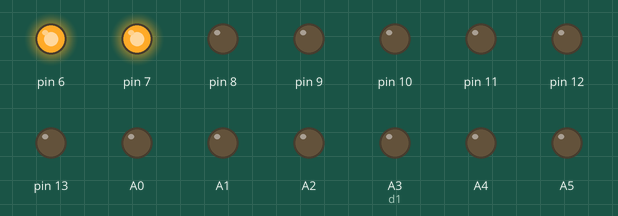
Bench run of a sketch on a simulated Arduino Uno, built with avr-gcc and run on an emulated ATmega328P. Parts: output pins drawn as LEDs (lit = HIGH).

Above: at 0.1 s.
At 5.1 s:
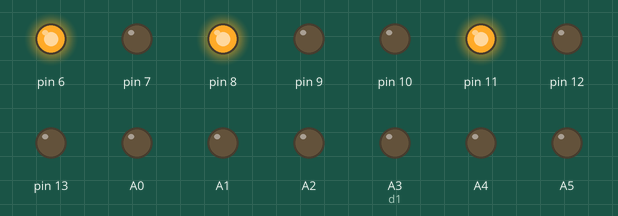
At 9.1 s:
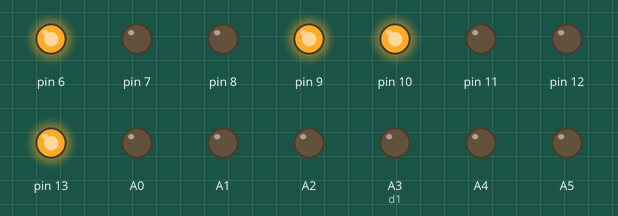
At 17.1 s:
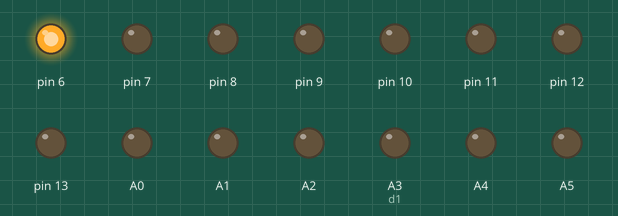
At 27.1 s:
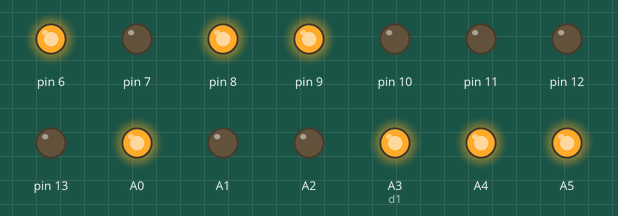
At 37.1 s:
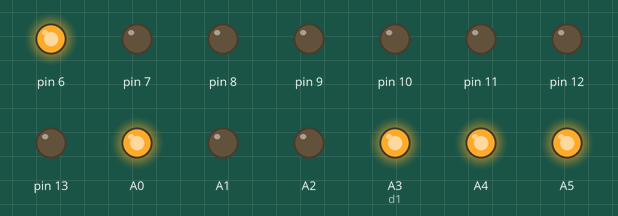
Timing chart, 0 to 40.0 s (numbered marks = the images above):
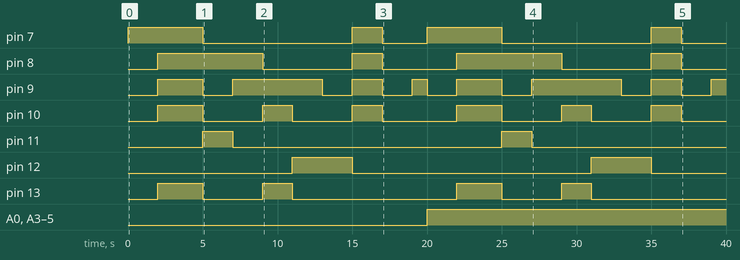

The sketch:

7_SEG_ANODE_0_TO_20_TIMER.ino
```cpp
int a=13;
int b=12;
int c=11;
int d=10;
int e=9;
int f=8;
int g=7;
int a1=A0;
int b1=A1;
int c1=A2;
int d1=A3;
int e1=A4;
int f1=A5;
int g1=6;
void setup() {
pinMode(13,OUTPUT);
digitalWrite(13,HIGH);
pinMode(12,OUTPUT);
digitalWrite(12,HIGH);
pinMode(11,OUTPUT);
digitalWrite(11,HIGH);
pinMode(10,OUTPUT);
digitalWrite(10,HIGH);
pinMode(9,OUTPUT);
digitalWrite(9,HIGH);
pinMode(8,OUTPUT);
digitalWrite(8,HIGH);
pinMode(7,OUTPUT);
digitalWrite(7,HIGH);
pinMode(A0,OUTPUT);
digitalWrite(A0,HIGH);
pinMode(A1,OUTPUT);
digitalWrite(A1,HIGH);
pinMode(A2,OUTPUT);
digitalWrite(A2,HIGH);
pinMode(A3,OUTPUT);
digitalWrite(A3,HIGH);
pinMode(A4,OUTPUT);
digitalWrite(A4,HIGH);
pinMode(A5,OUTPUT);
digitalWrite(A5,HIGH);
pinMode(6,OUTPUT);
digitalWrite(6,HIGH);
}

void loop() {
    //ZERO
  digitalWrite(A0,LOW);
  digitalWrite(A1,LOW);
  digitalWrite(A2,LOW);
  digitalWrite(A3,LOW);
  digitalWrite(A4,LOW);
  digitalWrite(A5,LOW);
  digitalWrite(6,HIGH);
  digitalWrite(13,LOW);
  digitalWrite(12,LOW);
  digitalWrite(11,LOW);
  digitalWrite(10,LOW);
  digitalWrite(9,LOW);
  digitalWrite(8,LOW);
  digitalWrite(7,HIGH);
  delay(1000);
  // ONE
  digitalWrite(A0,LOW);
  digitalWrite(A1,LOW);
  digitalWrite(A2,LOW);
  digitalWrite(A3,LOW);
  digitalWrite(A4,LOW);
  digitalWrite(A5,LOW);
  digitalWrite(6,HIGH);
  delay(1000);
  digitalWrite(13,HIGH);
  digitalWrite(12,LOW);
  digitalWrite(11,LOW);
  digitalWrite(10,HIGH);
  digitalWrite(9,HIGH);
  digitalWrite(8,HIGH);
  digitalWrite(7,HIGH);
  delay(2000);
  //TWO
  digitalWrite(A0,LOW);
  digitalWrite(A1,LOW);
  digitalWrite(A2,LOW);
  digitalWrite(A3,LOW);
  digitalWrite(A4,LOW);
  digitalWrite(A5,LOW);
  digitalWrite(6,HIGH);
  delay(1000);
  digitalWrite(13,LOW);
  digitalWrite(12,LOW);
  digitalWrite(11,HIGH);
  digitalWrite(10,LOW);
  digitalWrite(9,LOW);
  digitalWrite(8,HIGH);
  digitalWrite(7,LOW);
  delay(1000);
  //THREE
  digitalWrite(A0,LOW);
  digitalWrite(A1,LOW);
  digitalWrite(A2,LOW);
  digitalWrite(A3,LOW);
  digitalWrite(A4,LOW);
  digitalWrite(A5,LOW);
  digitalWrite(6,HIGH);
  delay(1000);
  digitalWrite(13,LOW);
  digitalWrite(12,LOW);
  digitalWrite(11,LOW);
  digitalWrite(10,LOW);
  digitalWrite(9,HIGH);
  digitalWrite(8,HIGH);
  digitalWrite(7,LOW);
  delay(1000);
    //FOUR
  digitalWrite(A0,LOW);
  digitalWrite(A1,LOW);
  digitalWrite(A2,LOW);
  digitalWrite(A3,LOW);
  digitalWrite(A4,LOW);
  digitalWrite(A5,LOW);
  digitalWrite(6,HIGH);
  delay(1000);
  digitalWrite(13,HIGH);
  digitalWrite(12,LOW);
  digitalWrite(11,LOW);
  digitalWrite(10,HIGH);
  digitalWrite(9,HIGH);
  digitalWrite(8,LOW);
  digitalWrite(7,LOW);
  delay(1000);
    //FIVE
  digitalWrite(A0,LOW);
  digitalWrite(A1,LOW);
  digitalWrite(A2,LOW);
  digitalWrite(A3,LOW);
  digitalWrite(A4,LOW);
  digitalWrite(A5,LOW);
  digitalWrite(6,HIGH);
  delay(1000);
  digitalWrite(13,LOW);
  digitalWrite(12,HIGH);
  digitalWrite(11,LOW);
  digitalWrite(10,LOW);
  digitalWrite(9,HIGH);
  digitalWrite(8,LOW);
  digitalWrite(7,LOW);
  delay(1000);
    //SIX
  digitalWrite(A0,LOW);
  digitalWrite(A1,LOW);
  digitalWrite(A2,LOW);
  digitalWrite(A3,LOW);
  digitalWrite(A4,LOW);
  digitalWrite(A5,LOW);
  digitalWrite(6,HIGH);
  delay(1000);
  digitalWrite(13,LOW);
  digitalWrite(12,HIGH);
  digitalWrite(11,LOW);
  digitalWrite(10,LOW);
  digitalWrite(9,LOW);
  digitalWrite(8,LOW);
  digitalWrite(7,LOW);
  delay(1000);
    //SEVEN
  digitalWrite(A0,LOW);
  digitalWrite(A1,LOW);
  digitalWrite(A2,LOW);
  digitalWrite(A3,LOW);
  digitalWrite(A4,LOW);
  digitalWrite(A5,LOW);
  digitalWrite(6,HIGH);
  delay(1000);
  digitalWrite(13,LOW);
  digitalWrite(12,LOW);
  digitalWrite(11,LOW);
  digitalWrite(10,HIGH);
  digitalWrite(9,HIGH);
  digitalWrite(8,HIGH);
  digitalWrite(7,HIGH);
  delay(1000);
    //EIGHT
  digitalWrite(A0,LOW);
  digitalWrite(A1,LOW);
  digitalWrite(A2,LOW);
  digitalWrite(A3,LOW);
  digitalWrite(A4,LOW);
  digitalWrite(A5,LOW);
  digitalWrite(6,HIGH);
  delay(1000);
  digitalWrite(13,LOW);
  digitalWrite(12,LOW);
  digitalWrite(11,LOW);
  digitalWrite(10,LOW);
  digitalWrite(9,LOW);
  digitalWrite(8,LOW);
  digitalWrite(7,LOW);
  delay(1000);

    //NINE
  digitalWrite(A0,LOW);
  digitalWrite(A1,LOW);
  digitalWrite(A2,LOW);
  digitalWrite(A3,LOW);
  digitalWrite(A4,LOW);
  digitalWrite(A5,LOW);
  digitalWrite(6,HIGH);
  delay(1000);
  digitalWrite(13,LOW);
  digitalWrite(12,LOW);
  digitalWrite(11,LOW);
  digitalWrite(10,LOW);
  digitalWrite(9,HIGH);
  digitalWrite(8,LOW);
  digitalWrite(7,LOW);
  delay(1000);
  //TEN
  digitalWrite(A0,HIGH);
  digitalWrite(A1,LOW);
  digitalWrite(A2,LOW);
  digitalWrite(A3,HIGH);
  digitalWrite(A4,HIGH);
  digitalWrite(A5,HIGH);
  digitalWrite(6,HIGH);
  digitalWrite(13,LOW);
  digitalWrite(12,LOW);
  digitalWrite(11,LOW);
  digitalWrite(10,LOW);
  digitalWrite(9,LOW);
  digitalWrite(8,LOW);
  digitalWrite(7,HIGH);
  delay(1000);
  //ELEVEN
  digitalWrite(A0,HIGH);
  digitalWrite(A1,LOW);
  digitalWrite(A2,LOW);
  digitalWrite(A3,HIGH);
  digitalWrite(A4,HIGH);
  digitalWrite(A5,HIGH);
  digitalWrite(6,HIGH);
  delay(1000);

  digitalWrite(13,HIGH);
  digitalWrite(12,LOW);
  digitalWrite(11,LOW);
  digitalWrite(10,HIGH);
  digitalWrite(9,HIGH);
  digitalWrite(8,HIGH);
  digitalWrite(7,HIGH);
  delay(2000);
  //TWO
  digitalWrite(A0,HIGH);
  digitalWrite(A1,LOW);
  digitalWrite(A2,LOW);
  digitalWrite(A3,HIGH);
  digitalWrite(A4,HIGH);
  digitalWrite(A5,HIGH);
  digitalWrite(6,HIGH);
  delay(1000);
  digitalWrite(13,LOW);
  digitalWrite(12,LOW);
  digitalWrite(11,HIGH);
  digitalWrite(10,LOW);
  digitalWrite(9,LOW);
  digitalWrite(8,HIGH);
  digitalWrite(7,LOW);
  delay(1000);
  //THREE
  digitalWrite(A0,HIGH);
  digitalWrite(A1,LOW);
  digitalWrite(A2,LOW);
  digitalWrite(A3,HIGH);
  digitalWrite(A4,HIGH);
  digitalWrite(A5,HIGH);
  digitalWrite(6,HIGH);
  delay(1000);
  digitalWrite(13,LOW);
  digitalWrite(12,LOW);
  digitalWrite(11,LOW);
  digitalWrite(10,LOW);
  digitalWrite(9,HIGH);
  digitalWrite(8,HIGH);
  digitalWrite(7,LOW);
  delay(1000);
    //FOUR
  digitalWrite(A0,HIGH);
  digitalWrite(A1,LOW);
  digitalWrite(A2,LOW);
  digitalWrite(A3,HIGH);
  digitalWrite(A4,HIGH);
  digitalWrite(A5,HIGH);
  digitalWrite(6,HIGH);
  delay(1000);
  digitalWrite(13,HIGH);
  digitalWrite(12,LOW);
  digitalWrite(11,LOW);
  digitalWrite(10,HIGH);
  digitalWrite(9,HIGH);
  digitalWrite(8,LOW);
  digitalWrite(7,LOW);
  delay(1000);
    //FIVE
  digitalWrite(A0,HIGH);
  digitalWrite(A1,LOW);
  digitalWrite(A2,LOW);
  digitalWrite(A3,HIGH);
  digitalWrite(A4,HIGH);
  digitalWrite(A5,HIGH);
  digitalWrite(6,HIGH);
  delay(1000);
  digitalWrite(13,LOW);
  digitalWrite(12,HIGH);
  digitalWrite(11,LOW);
  digitalWrite(10,LOW);
  digitalWrite(9,HIGH);
  digitalWrite(8,LOW);
  digitalWrite(7,LOW);
  delay(1000);
    //SIX
  digitalWrite(A0,HIGH);
  digitalWrite(A1,LOW);
  digitalWrite(A2,LOW);
  digitalWrite(A3,HIGH);
  digitalWrite(A4,HIGH);
  digitalWrite(A5,HIGH);
  digitalWrite(6,HIGH);
  delay(1000);
  digitalWrite(13,LOW);
  digitalWrite(12,HIGH);
  digitalWrite(11,LOW);
  digitalWrite(10,LOW);
  digitalWrite(9,LOW);
  digitalWrite(8,LOW);
  digitalWrite(7,LOW);
  delay(1000);
    //SEVEN
  digitalWrite(A0,HIGH);
  digitalWrite(A1,LOW);
  digitalWrite(A2,LOW);
  digitalWrite(A3,HIGH);
  digitalWrite(A4,HIGH);
  digitalWrite(A5,HIGH);
  digitalWrite(6,HIGH);
  delay(1000);
  digitalWrite(13,LOW);
  digitalWrite(12,LOW);
  digitalWrite(11,LOW);
  digitalWrite(10,HIGH);
  digitalWrite(9,HIGH);
  digitalWrite(8,HIGH);
  digitalWrite(7,HIGH);
  delay(1000);
    //EIGHT
  digitalWrite(A0,HIGH);
  digitalWrite(A1,LOW);
  digitalWrite(A2,LOW);
  digitalWrite(A3,HIGH);
  digitalWrite(A4,HIGH);
  digitalWrite(A5,HIGH);
  digitalWrite(6,HIGH);
  delay(1000);
  digitalWrite(13,LOW);
  digitalWrite(12,LOW);
  digitalWrite(11,LOW);
  digitalWrite(10,LOW);
  digitalWrite(9,LOW);
  digitalWrite(8,LOW);
  digitalWrite(7,LOW);
  delay(1000);

    //NINE
  digitalWrite(A0,HIGH);
  digitalWrite(A1,LOW);
  digitalWrite(A2,LOW);
  digitalWrite(A3,HIGH);
  digitalWrite(A4,HIGH);
  digitalWrite(A5,HIGH);
  digitalWrite(6,HIGH);
  delay(1000);
  digitalWrite(13,LOW);
  digitalWrite(12,LOW);
  digitalWrite(11,LOW);
  digitalWrite(10,LOW);
  digitalWrite(9,HIGH);
  digitalWrite(8,LOW);
  digitalWrite(7,LOW);
  delay(1000);
  digitalWrite(A0,LOW);
  digitalWrite(A1,LOW);
  digitalWrite(A2,HIGH);
  digitalWrite(A3,LOW);
  digitalWrite(A4,LOW);
  digitalWrite(A5,HIGH);
  digitalWrite(6,LOW);
  digitalWrite(13,LOW);
  digitalWrite(12,LOW);
  digitalWrite(11,LOW);
  digitalWrite(10,LOW);
  digitalWrite(9,LOW);
  digitalWrite(8,LOW);
  digitalWrite(7,HIGH);
  delay(1000);}
```

Measured:
- by itself, pin 7: goes LOW 10.0 s, HIGH 2.0 s, LOW 3.0 s, HIGH 5.0 s, LOW 10.0 s, HIGH 2.0 s, then LOW
- by itself, pin 8: LOW → HIGH at 2.0 s, → LOW 7.0 s later, → HIGH 6.0 s later, → LOW 2.0 s later, … (8 changes in this stretch)
- by itself, pin 9: LOW → HIGH at 2.0 s, → LOW 3.0 s later, → HIGH 2.0 s later, → LOW 6.0 s later, … (15 changes in this stretch)
- by itself, pin 10: LOW → HIGH at 2.0 s, → LOW 3.0 s later, → HIGH 4.0 s later, → LOW 2.0 s later, … (12 changes in this stretch)
- by itself, pin 11: alternates HIGH for 2.0 s and LOW for 18.0 s
- by itself, pin 12: alternates HIGH for 4.0 s and LOW for 16.0 s
- by itself, pin 13: LOW → HIGH at 2.0 s, → LOW 3.0 s later, → HIGH 4.0 s later, → LOW 2.0 s later, … (8 changes in this stretch)
- by itself, A0, A3 (d1), A4, A5: LOW → HIGH at 20.0 s
